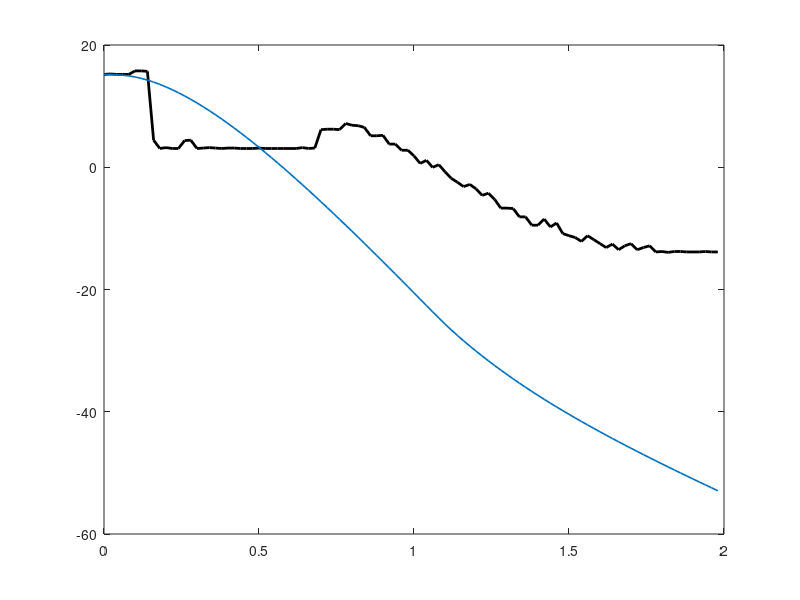

Here is the MATLAB script that generated this plot: (Note: this script raises an error after producing the figure.)
clear;
clc;
close all;

% Datos experimentales
%datos = readtable("archivo.xx");
load("b_derecha.mat");

t = t - t(1);

theta_b = deg2rad(ang_barra); % [rad] Pasamos los ángulos a rads
theta_s = deg2rad(ang_servo);
a0 = deg2rad(-3.9);
a1 = 0.34;
x_med = pos/100;               % [m] Pasamos a metros

% Parámetros
m = 33/1000;    % Masa en kg
g = 9.8;      % [m/s^2]

x0 = x_med(1);
v0 = 0;

% Valores de b a probar (todos son modificables)
valores_b = [0.1, 0.2, 0.3];
%Nota: En taller de control nos había dado como 0.33, pero probablemente
%estaba mal y fuera ~0.1
% Ángulo medido como entrada
theta_s = @(tt) interp1(t,theta_s,tt,"linear","extrap");

%Acá es porque MATLAB solo tiene el ángulo en los instantes en los que Arduino tomó una muestra.
%interp1 interpola entre las mediciones
% Gráfico
figure;

plot(t,x_med*100,"k","LineWidth",2);
hold on;

leyendas = ["Medición"];

for b = valores_b

    modelo = @(tt,z) [
        z(2);
        g*sin(a0 + a1*theta_s(tt)) - (b/m)*z(2)
    ];

    [~,z] = ode45(modelo,t,[x0;v0]);

    plot(t,z(:,1)*100,"LineWidth",1.2);
    
    leyendas(end+1) = sprintf("b = %.3f kg/s",b);
end
%z1 = x, z_2 = dot{x}= v

grid on;

xlabel("Tiempo [s]");
ylabel("Posición del carrito [cm]");

legend(leyendas,"Location","best");

title("Estimación aproximada del coeficiente de rozamiento");

%{
RESULTADOS:
Con la medición b_izquierda obtengo b = 0.04 kg/s
%}
